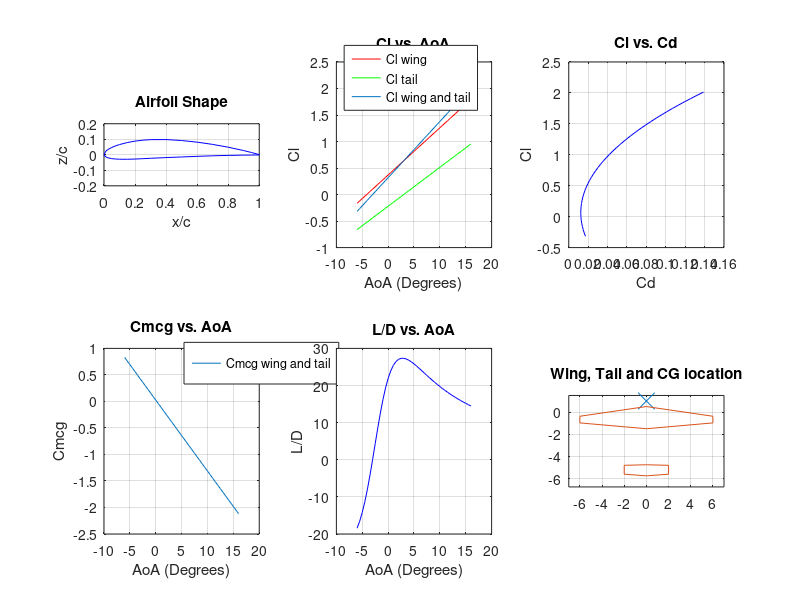

This chart was generated by the following MATLAB code:
%--------------------------------------------------------------------------
%                        AEM 313: Aerodynamics 1
%                               Project #2
%   Lift and Drag Calculation for a Conventional Wing-Tail Configuration
%
%                Kellen Schroeter & Lineu Ghaiasso Parra
%--------------------------------------------------------------------------

clc
clear all
close all

%                ***********Open Text Files*************
%Read the 'airfoil' text file
geometry = load('airfoil.txt');
n = size(geometry);
pts = n(1);
x = geometry(:,1);
zup = geometry(:,2);
zlo = geometry(:,3);

%Read the 'wing' text file
wing = load('wing.txt');
Cr_wing = wing(1,1);
b_wing_ratio = wing(2,1);
tr_wing = wing(3,1);
sweep_wing = wing(4,1);
thick_wing_ratio= wing(5,1);
cg = wing(6,1);

%Read the 'tail' text file
tail = load('tail.txt');
Cr_tail_ratio = tail(1,1);
b_tail_ratio = tail(2,1);
tr_tail = tail(3,1);
sweep_tail = tail(4,1);
thick_tail_ratio = tail(5,1);
offset_tail = tail(6,1);
incidence_tail = tail(7,1);

%Read the 'conditions' text file
conditions = load('conditions.txt');
U = conditions(1,1);
rho = conditions(2,1);
P = conditions(3,1);

%Read the 'tau.txt' text file
tau = load('tau.txt');

%Read the 'e.txt' text file
e = load('e.txt');




%                ***********Mach Number************* 

%Perfect gas equation
R  = 287.05;
temp = P / (rho * R);

%Speed of sound
gamma = 1.4;
a = sqrt(gamma * R * temp);

%Mach number
M = U/a;




%                ***********Aspect Ratios************* 

%Tip Chord
Ct_wing = Cr_wing * tr_wing;
Cr_tail = Cr_wing * Cr_tail_ratio;
Ct_tail = Cr_tail * tr_tail;

%Dimensional Wingspan
b_wing = Cr_wing * b_wing_ratio;
b_tail = Cr_tail * b_tail_ratio;

%Area
S_wing = b_wing * (Cr_wing + Ct_wing) / 2;
S_tail = b_tail * (Cr_tail + Ct_tail) / 2;

%Aspect Ratio
AR_wing = b_wing * b_wing / S_wing;
AR_tail = b_tail * b_tail / S_tail;




%                    ***********MACS*************

%MAC for trapezoidal wing
MAC_wing = (2/3) * Cr_wing * (((tr_wing^2) + tr_wing + 1) / (tr_wing + 1));
MAC_tail = (2/3) * Cr_tail * (((tr_tail^2) + tr_tail + 1) / (tr_tail + 1));




%              ***********Reynolds Numbers*************

%Sutherland's Equation
Ci = 1.458*10^-6;
Cii = 110.4;
mu = Ci * (temp^1.5) / (temp + Cii);

%Reynolds Number
Re_wing = rho * U * MAC_wing / mu;
Re_tail = rho * U * MAC_tail / mu;




%           ***********Zero Lift Angle of Attack************

%Calculate the Mean Camber Line
MCL = ones(pts,1);
for i=1:1:pts;
    MCL(i,1) = (zup(i) + zlo(i))/2;
end

%Integrate for the Zero Lift AOA
alpha0L = 0;
A0 = 0;
A1 = 0;
A2 = 0;
for i=2:1:pts;
    dzdx = (MCL(i,1)-MCL(i-1,1))/(x(i)-x(i-1));
    costheta2 = 1 - 2*x(i);
    costheta1 = 1 - 2*x(i-1);
    dtheta = acos(costheta2) - acos(costheta1);
    sweep_tip_tail = (-1/pi)*dzdx*(1/2)*dtheta*((costheta2-1)+(costheta1-1));
    alpha0L = sweep_tip_tail + alpha0L;
    
    aux2 = -(1/pi)*dzdx*dtheta;
    A0 = aux2 + A0;
    
    aux3 = (2/pi)*dzdx*(1/2)*dtheta*(costheta1+costheta2);
    A1 = aux3 + A1;
    
    aux4 = (2/pi)*dzdx*(1/2)*dtheta*((-1+2*costheta1^2)+(-1+2*costheta2^2));
    A2 = aux4 +A2;
end




%               ***********Lift Curve Slope************

%Glauert Correction Factor
aspect_ratio = [ 16 12 08 04 02 ];
taper_ratio = [ 1.0 0.8 0.6 0.4 0.2 0.0 ];
tau1 = interp2 ( aspect_ratio , taper_ratio , tau , AR_wing , tr_wing );
tau2 = interp2 ( aspect_ratio , taper_ratio , tau , AR_tail , tr_tail );

%Lift Curve Slope
a_o = 2 * pi;
lc_slope_wing = (a_o) / (1 + (a_o * (1 + tau1) / pi / AR_wing));
lc_slope_tail = (a_o) / (1 + (a_o * (1 + tau2) / pi / AR_tail));




%                 ***********Cl vs. Cd************

%Lift Coefficient
alpha = -6:.5:16;
Cl_wing = lc_slope_wing * (pi/180) * (alpha - (180/pi)*alpha0L);
Cl_tail = lc_slope_tail * (pi/180) * (alpha + incidence_tail);
CL = Cl_wing + Cl_tail * (S_tail / S_wing);

%Vortex Drag Coefficient
e1 = interp2 ( aspect_ratio , taper_ratio , e , AR_wing , tr_wing );
e2 = interp2 ( aspect_ratio , taper_ratio , e , AR_tail , tr_tail);
Cdv_wing = Cl_wing.^2 / pi / AR_wing / e1;
Cdv_tail = Cl_tail.^2 / pi / AR_tail / e2;

%Form Drag Coefficient Wing
K1 = (5.46 * (thick_wing_ratio)^2) + ((1.55 - sin(sweep_wing * pi /180)) * (thick_wing_ratio)) + 1;
if Re_wing <= 500000
    Cf1 = 1.328 / (Re_wing^(.5));
end
if Re_wing > 500000
    Cf1 = (0.455 / (log10(Re_wing)^(2.58))) - (1700 / Re_wing);
end
S_wet_wing = 2 * (1 + .2 * thick_wing_ratio) * S_wing;
Cdo_wing = K1 * Cf1 * S_wet_wing / S_wing;

%Form Drag Coefficient Tail
K2 = (5.46 * (thick_tail_ratio)^2) + ((1.55 - sin(sweep_tail * pi /180)) * (thick_tail_ratio)) + 1;
if Re_tail <= 500000
    Cf2 = 1.328 / (Re_tail^(.5));
end
if Re_tail > 500000
    Cf2 = (0.455 / (log10(Re_tail)^(2.58))) - (1700 / Re_tail);
end
S_wet_tail = 2 * (1 + .2 * thick_tail_ratio) * S_tail;
Cdo_tail = K2 * Cf2 * S_wet_tail / S_wing;

%Total Drag Coefficient
Cdo = Cdo_wing + Cdo_tail;
Cdv = Cdv_wing + Cdv_tail*(S_tail/S_wing);
Cd = Cdv + Cdo;



%               ***********Cm,cg vs. AOA************

%Cmc4_wing = (pi/4)*(A2-A1);
%Cmc4_tail = Cl_tail/4;
%Cmcg_tail_cg = -pi/2*(pi/180)*alpha - x_tail * Cl_tail * (S_tail/S_wing);

x_wing = (1/4)-cg;
x_tail = offset_tail + x_wing - (1/4) + (1/4)*Cr_tail;
Cmcg_wing_cg = -Cl_wing*x_wing + Cl_wing/4 - (pi/2)*(A0+A1-(A2/2));
Cmcg_tail_cg = -Cl_tail/4 - x_tail * Cl_tail * (S_tail/S_wing);
Cmcg = Cmcg_wing_cg + Cmcg_tail_cg;




%                ***********L/D vs. AOA************

%Lift-to-drag ratio
lift_drag_ratio = CL./Cd;




%                ********* Draw wing and tail *******
%Tail
Tip_length_tail = Cr_tail * tr_tail;
semispan_tail = ( b_tail_ratio * Cr_tail ) / 2;
sweep_tip_tail = - tan(sweep_tail * pi/180) * semispan_tail;
l = offset_tail*Cr_wing*Cr_tail_ratio;
D1 = [-semispan_tail
    0
    semispan_tail
    semispan_tail
    0
    -semispan_tail
    -semispan_tail];
D2 = [sweep_tip_tail+(1/4)*Tip_length_tail-l
    (1/4)*Cr_tail-l
    sweep_tip_tail+(1/4)*Tip_length_tail-l
    sweep_tip_tail-(3/4)*Tip_length_tail-l
    -(3/4)*Cr_tail-l
    sweep_tip_tail-(3/4)*Tip_length_tail-l
    sweep_tip_tail+(1/4)*Tip_length_tail-l];

%Wing
Tip_length_wing = Cr_wing * tr_wing;
semispan_wing = ( b_wing_ratio * Cr_wing ) / 2;
sweep_tip_wing = - tan(sweep_wing*pi/180) * semispan_wing;
D3 = [-semispan_wing
    0
    semispan_wing
    semispan_wing
    0
    -semispan_wing
    -semispan_wing];
D4 = [sweep_tip_wing+(1/4)*Tip_length_wing 
    (1/4)*Cr_wing
    sweep_tip_wing+(1/4)*Tip_length_wing
    sweep_tip_wing-(3/4)*Tip_length_wing
    -(3/4)*Cr_wing
    sweep_tip_wing-(3/4)*Tip_length_wing
    sweep_tip_wing+(1/4)*Tip_length_wing];




%                ********** Warning Messages*********

%Text File Errors
b=false;
if sweep_wing > 30
    disp('**Warning: The wing sweep is beyond the sweep limit (Sweep > 30)')
    b=true;
end
if sweep_tail > 30
    disp('**Warning: The tail sweep is beyond the sweep limit (Sweep > 30)')
    b=true;
end
if M > .3
    disp ('**Warning: This mach number is beyond the compressible limit (M>.3)')
    b=true;
end
if AR_wing < 4
    disp ('**Warning: The Aspect Ratio of the wing is less than the AR limit (AR<4)')
    b=true;
end
if AR_tail < 4
    disp ('**Warning: The Aspect Ratio of the tail is less than the AR limit (AR<4)')
    b=true;
end
if Re_wing < 200000
    disp('**Warning: The Reynolds Number for the wing is less than the Re limit (Re<200000)')
    b=true;
end
if Re_tail < 200000
    disp('**Warning: The Reynolds Number for the tail is less than the Re limit (Re<200000)')
    b=true;
end
if b==true
    fprintf('\n\n')
end



%              *********** Displays ***************

fprintf('Mach Number = %5.3f\n', M)
fprintf('Alpha(L=0) = %4.2f degrees ---> TAT (Thin Airfoil Theory)\n', (180/pi)*alpha0L)
fprintf('Lift Curve Slope = %4.4f degrees^-1\n\n', (pi/180)*lc_slope_wing)


%Wing
fprintf('Wing:\n')
fprintf('AR = %4.2f\n', AR_wing)
fprintf('MAC = %4.2f meters\n', MAC_wing)
fprintf('Re = %8.2e\n\n', Re_wing)

%Wing
fprintf('Tail:\n')
fprintf('AR = %4.2f\n', AR_tail)
fprintf('MAC = %4.2f meters\n', MAC_tail)
fprintf('Re = %8.2e\n', Re_tail)




%              *********** Plots ***************

figure('units','normalized','outerposition',[0 0 1 1])
%Plot The Airfoil Shape
subplot(2,3,1);
plot( x , zup , 'b-' , x , zlo , 'b-' )
title('Airfoil Shape')
xlabel('x/c')
ylabel('z/c')
grid on 
box on
axis equal
axis([0 1 -0.2 0.2])

%Plot Cl vs. Cd
subplot(2,3,3)
plot( Cd , CL , 'b-')
title('Cl vs. Cd')
xlabel('Cd')
ylabel('Cl')
grid on 
box on

%Plot Cmcg vs. AoA
subplot(2,3,4)
hold on
plot(alpha, Cmcg )
title('Cmcg vs. AoA')
xlabel('AoA (Degrees)')
ylabel('Cmcg')
grid on 
box on
leg = legend('Cmcg wing and tail');
set(leg, 'Position', [ 0.230    0.36    0.0918    0.0694])

%Plot L/D vs. AoA
subplot(2,3,5)
plot( alpha, lift_drag_ratio , 'b-')
title('L/D vs. AoA')
xlabel('AoA (Degrees)')
ylabel('L/D')
grid on 
box on

%Plot wing and tail
subplot(2,3,6)
hold on
axis equal
grid on
box on
title('Wing, Tail and CG location')
plot(0 , (Cr_wing/4) - cg * Cr_wing , 'x', 'MarkerSize', 12);
axis([-semispan_wing-1 semispan_wing+1 -(3/4)*Cr_tail-l-1 (1/4)*Cr_wing+1]);
line(D1, D2);
line(D3, D4);

%Plot Cl wing and tail
sub2 = subplot(2,3,2);
title('Cl vs. AoA')
xlabel('AoA (Degrees)')
ylabel('Cl')
hold on
grid on
box on
plot(alpha, Cl_wing, 'r')
plot(alpha, Cl_tail, 'g')
plot(alpha, CL)
leg = legend('Cl wing','Cl tail', 'Cl wing and tail');
get2 = get(sub2, 'Position');
set(leg, 'Position', [ get2(1)+(1/20)*get2(3) get2(2)+(3/4)*get2(4) 0.0918 0.0694])